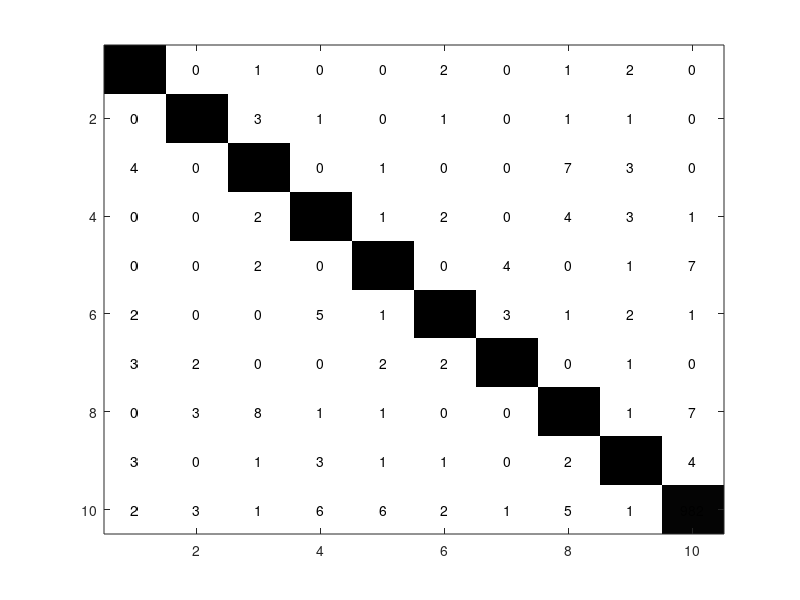

The MATLAB source for this figure: (Note: this script raises an error after producing the figure.)
clear all;
close all;

linear = [968 0 1 1 1 7 1 1 0 0; 0 1124 2 2 0 1 2 1 3 0; 10 2  970 9 6 3 9 8 14 1; ...
    1 0 17 952 0 14 0 12 13 1; 1 0 5 0 942 0 7 2 2 23; 8 4 4 32 5 807 9 1 19 3; ...
    7 2 9 1 3 13 923 0 0 0; 2 5 21 7 7 0 0 966 1 19; 3 5 5 23 7 28 6 5 888 4; ...
    7 5 1 13 29 3 1 15 4 931];

norm_linear = linear*diag(1./sum(linear',1));

result_linear = sum(diag(norm_linear))/10

pol = [970 0 1 0 0 5 1 1 2 0; 0 1123 2 2 1 0 4 0 3 0; 9 6 999 0 2 0 4 8 4 0; ...
    1 5 3 981 0 6 0 6 5 3; 3 2 3 0 960 0 4 1 1 8; 3 2 2 13 1 859 4 1 5 2; ...
    4 6 2 0 4 6 934 0 2 0; 0 14 8 2 1 0 0 997 0 6; 7 2 1 6 5 6 1 2 942 2; ...
    5 8 0 4 12 3 1 2 5 969];

norm_pol = pol*diag(1./sum(pol',1));

result_pol = sum(diag(norm_pol))/10


rbf = [974 0 1 0 0 2 0 1 2 0; 0 1128 3 1 0 1 0 1 1 0; 4 0 1017 0 1 0 0 7 3 0; ...
    0 0 2 997 1 2 0 4 3 1; 0 0 2 0 968 0 4 0 1 7; 2 0 0 5 1 877 3 1 2 1; ...
    3 2 0 0 2 2 948 0 1 0; 0 3 8 1 1 0 0 1007 1 7; 3 0 1 3 1 1 0 2 959 4; ...
    2 3 1 6 6 2 1 5 1 982];

norm_rbf = rbf*diag(1./sum(rbf',1));

result_rbf = sum(diag(norm_rbf))/10

figure()
imagesc(norm_rbf);
colormap(flipud(gray));
textStrings = num2str(rbf(:),'%0.0f');  %# Create strings from the matrix values
textStrings = strtrim(cellstr(textStrings));  %# Remove any space padding
[x,y] = meshgrid(1:10);
hStrings = text(x(:),y(:),textStrings(:),'HorizontalAlignment','center');
midValue = mean(get(gca,'CLim'));
textColors = repmat(norm_rbf(:) > midValue,1,3);  
set(hStrings,{'Color'},num2cell(textColors,2));

set(gca,'XTick',1:10,...                         %# Change the axes tick marks
        'XTickLabel',{'0','1','2','3','4','5','6','7','8','9'},...  %#   and tick labels
        'YTick',1:10,...
        'YTickLabel',{'0','1','2','3','4','5','6','7','8','9'},...
        'TickLength',[0 0]);
ylabel('Prediction')
xlabel('Truth')
